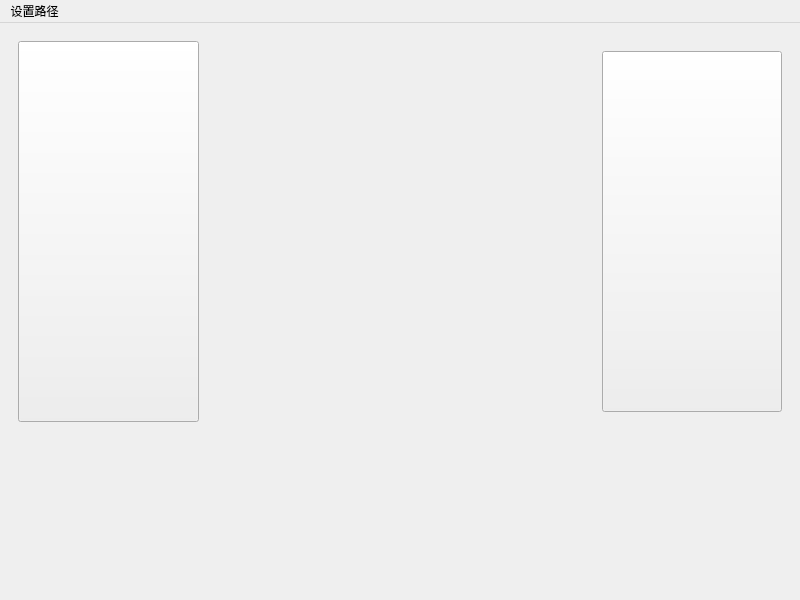
<?xml version="1.0" encoding="UTF-8"?>
<ui version="4.0">
 <class>fileMoveDemo</class>
 <widget class="QMainWindow" name="fileMoveDemo">
  <property name="geometry">
   <rect>
    <x>0</x>
    <y>0</y>
    <width>800</width>
    <height>600</height>
   </rect>
  </property>
  <property name="windowTitle">
   <string>fileMoveDemo</string>
  </property>
  <widget class="QWidget" name="centralwidget">
   <layout class="QHBoxLayout" name="horizontalLayout_2">
    <item>
     <widget class="QWidget" name="widget" native="true">
      <layout class="QVBoxLayout" name="verticalLayout">
       <item>
        <layout class="QHBoxLayout" name="horizontalLayout">
         <item>
          <widget class="QPushButton" name="pushButton_Lift">
           <property name="minimumSize">
            <size>
             <width>0</width>
             <height>381</height>
            </size>
           </property>
           <property name="text">
            <string/>
           </property>
          </widget>
         </item>
         <item>
          <widget class="QLabel" name="label">
           <property name="minimumSize">
            <size>
             <width>391</width>
             <height>361</height>
            </size>
           </property>
           <property name="text">
            <string/>
           </property>
          </widget>
         </item>
         <item>
          <widget class="QPushButton" name="pushButton_Right">
           <property name="minimumSize">
            <size>
             <width>0</width>
             <height>361</height>
            </size>
           </property>
           <property name="text">
            <string/>
           </property>
          </widget>
         </item>
        </layout>
       </item>
       <item>
        <widget class="QWidget" name="Widget_ButtonGroup" native="true">
         <property name="minimumSize">
          <size>
           <width>621</width>
           <height>80</height>
          </size>
         </property>
        </widget>
       </item>
      </layout>
     </widget>
    </item>
   </layout>
  </widget>
  <widget class="QMenuBar" name="menuBar">
   <property name="geometry">
    <rect>
     <x>0</x>
     <y>0</y>
     <width>800</width>
     <height>21</height>
    </rect>
   </property>
   <widget class="QMenu" name="menu">
    <property name="title">
     <string>设置路径</string>
    </property>
    <addaction name="action1"/>
   </widget>
   <addaction name="menu"/>
  </widget>
  <action name="action1">
   <property name="text">
    <string>设置图片路径</string>
   </property>
  </action>
 </widget>
 <resources/>
 <connections/>
</ui>
